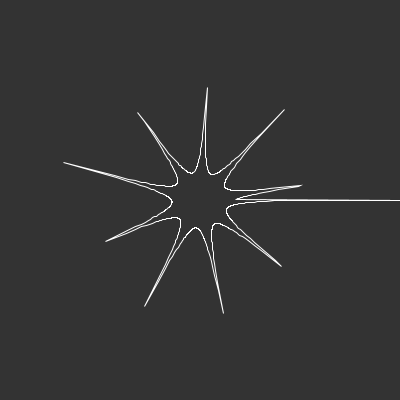
Frame 1 (no input)
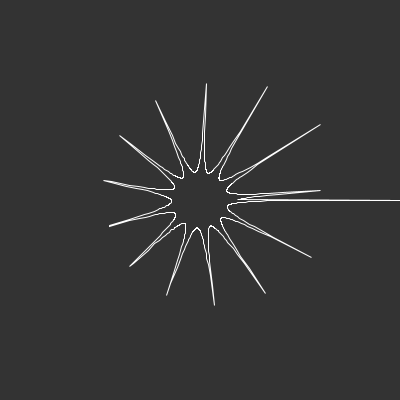
Frame 60 (the mouse pressed at the canvas centre just before this capture)
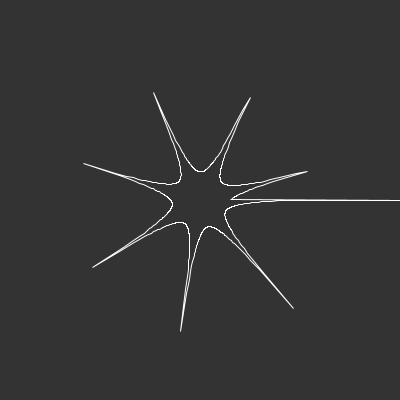
Frame 120 (the mouse held since frame 60 and released just before this capture)

The Processing sketch that drew these frames (run headless with seeded random() and noise(); from frame 60 on, the mouse is pressed at the canvas centre):

// Processing sketch: Supershapes_2D
// ── Supershapes_2D.pde
// Coding Train
// Coding Challenge 23 - 2D Supershapes
// https://www.youtube.com/watch?v=ksRoh-10lak&list=PLRqwX-V7Uu6ZiZxtDDRCi6uhfTH4FilpH&index=26

// Another JavaScript video, needs conversion on the fly

float n1 = .3;
float n2 = .3;
float n3 = .3;
float m = 5;
float a = 1;
float b = 1;

void setup(){
  size(400,400);
  frameRate(10);
}

void draw(){
  float pulse = sin(frameCount) * 5;
  m += pulse;
  
  background(51); 
  translate(width/2, height/2);
    
  stroke(255);
  noFill();
  
  int radius = 200;
  int total = 1000;
  float increment = TWO_PI / total;
  beginShape();
  for (float angle = 0; angle < TWO_PI; angle += increment){    
    float r = supershape(angle);
    float x = radius * r * cos(angle);
    float y = radius * r * sin(angle);
    vertex(x,y);
  }
  endShape(CLOSE);
}

float supershape(float theta){ 
  float part1 = pow(abs((1/a) * cos(theta * m/4)), n2);
  float part2 = pow(abs((1/b) * sin(theta * m/4)), n3);
  float part3 = pow((part1 + part2), 1/n1);
  
  if (part3 != 0){
    return (1/part3);
  } else {
    return 0;
  }
}
